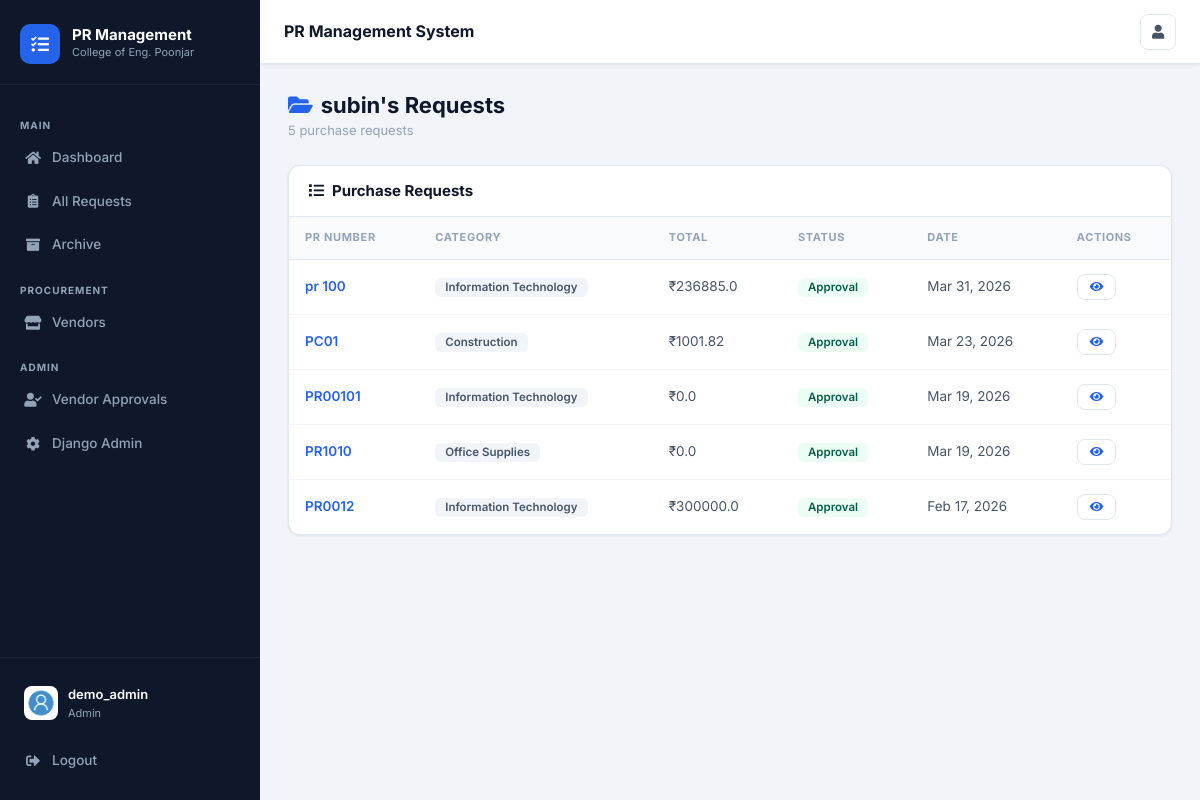
The page /user/subin (signed in) on the database its author committed.
### users/models.py (models this page shows, shortened)
class Profile(models.Model):
    user = models.OneToOneField(User, on_delete=models.CASCADE)
    image = models.ImageField(default='default.jpg', upload_to='profile_pics')
    role = models.CharField(max_length=20, choices=ROLE_CHOICES, default='requester')
    def is_admin(self):
        return self.role == 'admin'
    def is_buyer(self):
        return self.role == 'buyer'
    def is_requester(self):
        return self.role == 'requester'

### prs/models.py (models this page shows, shortened)
class PR(models.Model):
    pr_number = models.CharField(max_length=100, unique=True)
    item_type = models.CharField(max_length=200, blank=True, help_text="Type of item/service needed")
    items_description = models.TextField(blank=True, help_text="Detailed description of items needed")
    quantity = models.CharField(max_length=100, blank=True, help_text="Quantity needed (e.g., 10 units, 5 boxes)")
    specifications = models.TextField(blank=True, help_text="Technical specifications or requirements")
    estimated_price = models.FloatField(null=True, blank=True, help_text="Vendor's estimated price")
    quotation_notes = models.TextField(blank=True, help_text="Vendor's quotation notes and breakdown")
    quotation_date = models.DateTimeField(null=True, blank=True)
    quotation_submitted_by = models.ForeignKey(User, on_delete=models.SET_NULL, null=True, blank=True, related_name='quotations_submitted')
    total = models.FloatField(max_length=100, default=0.00, help_text="Final approved price")
    price_approved = models.BooleanField(default=False)
    price_approved_by = models.ForeignKey(User, on_delete=models.SET_NULL, null=True, blank=True, related_name='prices_approved')
    price_approved_date = models.DateTimeField(null=True, blank=True)
    status = models.CharField(max_length=100, choices=status_choice, default='Open')
    category = models.CharField(max_length=100, choices=category_choice, default='Choose Category')
    description = models.TextField(blank=True, default='', help_text="Additional notes and comments")
    date_posted = models.DateTimeField(default=timezone.now)
    author = models.ForeignKey(User, on_delete=models.CASCADE) # one user can have many prs
    vendor = models.ForeignKey(Vendor, on_delete=models.SET_NULL, null=True, blank=True, related_name='pr_set')
    vendor_name = models.CharField(max_length=200, blank=True, default='')
    vendor_contact = models.CharField(max_length=100, blank=True, default='')
    payment_status = models.CharField(max_length=50, choices=payment_status_choice, default='Pending')
    payment_date = models.DateField(null=True, blank=True)
    payment_notes = models.TextField(blank=True, default='')
    delivery_status = models.CharField(max_length=50, choices=delivery_status_choice, default='Not Shipped')
    delivery_address = models.TextField(blank=True, default='', help_text="Delivery address provided by requester")
    requester_approved_quotation = models.BooleanField(default=False, help_text="Requester approved the quotation and paid")
    payment_transaction_id = models.CharField(max_length=200, blank=True, default='', help_text="Online payment transaction ID")
    payment_method_used = models.CharField(max_length=100, blank=True, default='', help_text="Payment method used by requester")

### prs/views.py (the view)
# urls.py: path('user/<str:username>', UserPRListView.as_view(), name='user-prs'),
class UserPRListView(ListView):
    model = PR
    template_name = 'prs/user_prs.html'
    context_object_name = 'prs'
    ordering = ['-date_posted']
    paginate_by = 5
    def get_queryset(self):
        user = get_object_or_404(User, username=self.kwargs.get('username'))
        return PR.objects.filter(author=user).order_by('-date_posted')

### prs/templates/prs/user_prs.html (shortened to what this page needs)
{% extends "prs/layout.html" %}
{% block content %}
<div class="page-header">
  <div class="page-header-left">
    <h1><i class="fas fa-folder-open mr-2" style="color:var(--primary)"></i>{{ view.kwargs.username }}'s Requests</h1>
    <p>{{ page_obj.paginator.count }} purchase request{{ page_obj.paginator.count|pluralize }}</p>
  </div>
</div>
<div class="card">
  <div class="card-header">
    <h5><i class="fas fa-list mr-2"></i>Purchase Requests</h5>
  </div>
  {% if prs %}
  <table class="data-table">
    <thead>
      <tr>
        <th>PR Number</th>
        <th>Category</th>
        <th>Total</th>
        <th>Status</th>
        <th>Date</th>
        <th>Actions</th>
      </tr>
    </thead>
    <tbody>
      {% for pr in prs %}
      <tr>
        <td><a href="{% url 'pr-detail' pr.id %}">{{ pr.pr_number }}</a></td>
        <td><span class="badge badge-gray">{{ pr.category }}</span></td>
        <td>₹{{ pr.total }}</td>
        <td>
          {% if pr.status == 'Open' %}<span class="badge badge-blue">{{ pr.status }}</span>
          {% elif pr.status == 'Pending' %}<span class="badge badge-orange">{{ pr.status }}</span>
          {% elif pr.status == 'Approval' %}<span class="badge badge-green">{{ pr.status }}</span>
          {% elif pr.status == 'Closed' %}<span class="badge badge-gray">{{ pr.status }}</span>
          {% else %}<span class="badge badge-purple">{{ pr.status }}</span>{% endif %}
        </td>
        <td>{{ pr.date_posted|date:"M d, Y" }}</td>
        <td>
          <a href="{% url 'pr-detail' pr.id %}" class="btn btn-outline btn-sm"><i class="fas fa-eye"></i></a>
        </td>
      </tr>
      {% endfor %}
    </tbody>
  </table>
  {% endif %}
</div>
{% endblock %}

### prs/templates/prs/layout.html (shortened to what this page needs)
{% load static %}
<!DOCTYPE html>
<html lang="en">
<head>
  <link rel="stylesheet" href="https://maxcdn.bootstrapcdn.com/bootstrap/4.0.0/css/bootstrap.min.css">
  <link rel="stylesheet" href="https://cdnjs.cloudflare.com/ajax/libs/font-awesome/5.15.4/css/all.min.css">
  <link rel="stylesheet" href="{% static 'prs/new-design.css' %}">
</head>
<body>
{% if user.is_authenticated %}
<aside class="app-sidebar" id="appSidebar">
  <div class="sidebar-logo">
    <div class="sidebar-logo-icon"><i class="fas fa-tasks"></i></div>
    <div>
      <div class="sidebar-logo-text">PR Management</div>
      <div class="sidebar-logo-sub">College of Eng. Poonjar</div>
    </div>
  </div>
  <nav class="sidebar-nav">
    <div class="sidebar-section-label">Main</div>
    <a href="{% url 'dashboard' %}" class="sidebar-link {% if request.resolver_match.url_name == 'dashboard' %}active{% endif %}">
      <i class="fas fa-home"></i> Dashboard
    </a>
    <a href="{% url 'prs-home' %}" class="sidebar-link {% if request.resolver_match.url_name == 'prs-home' %}active{% endif %}">
      <i class="fas fa-clipboard-list"></i> All Requests
    </a>
    <a href="{% url 'pr-archive' %}" class="sidebar-link {% if request.resolver_match.url_name == 'pr-archive' %}active{% endif %}">
      <i class="fas fa-archive"></i> Archive
    </a>
    {% if user.profile.is_buyer or user.profile.is_admin %}
    <div class="sidebar-section-label">Procurement</div>
    <a href="{% url 'vendor-list' %}" class="sidebar-link {% if request.resolver_match.url_name == 'vendor-list' %}active{% endif %}">
      <i class="fas fa-store"></i> Vendors
    </a>
    {% endif %}
    {% if user.profile.is_admin %}
    <div class="sidebar-section-label">Admin</div>
    <a href="{% url 'vendor-approval-list' %}" class="sidebar-link {% if request.resolver_match.url_name == 'vendor-approval-list' %}active{% endif %}">
      <i class="fas fa-user-check"></i> Vendor Approvals
    </a>
    <a href="{% url 'admin:index' %}" class="sidebar-link">
      <i class="fas fa-cog"></i> Django Admin
    </a>
    {% endif %}
  </nav>
  <div class="sidebar-footer">
    <a href="{% url 'profile' %}" class="sidebar-user" style="text-decoration:none;">
      <img src="{{ user.profile.image.url }}" alt="{{ user.username }}">
      <div>
        <div class="sidebar-user-name">{{ user.username }}</div>
        <div class="sidebar-user-role">
          {% if user.profile.is_admin %}Admin
          {% elif user.profile.is_buyer %}Buyer
          {% elif user.profile.is_vendor %}Vendor
          {% else %}Requester{% endif %}
        </div>
      </div>
    </a>
    <form method="POST" action="{% url 'logout' %}" style="margin-top:8px;">
      <button type="submit" class="sidebar-link w-100" style="background:none;border:none;cursor:pointer;text-align:left;">
        <i class="fas fa-sign-out-alt"></i> Logout
      </button>
    </form>
  </div>
</aside>
<div class="app-main">
  <header class="app-topbar">
    <div class="topbar-title">PR Management System</div>
    <div class="topbar-actions">
      <a href="{% url 'profile' %}" class="topbar-btn" title="Profile">
        <i class="fas fa-user"></i>
      </a>
    </div>
  </header>
  <div class="app-content">
{% endif %}
{% block content %}{% endblock %}
{% if user.is_authenticated %}
  </div>
</div>
{% endif %}
</body>
</html>

### rows shown on the page
PR: pr_number "pr 100", category "Information Technology", total "236885.0", status "Approval", date_posted "Mar 31, 2026"
PR: pr_number "PC01", category "Construction", total "1001.82", status "Approval", date_posted "Mar 23, 2026"
PR: pr_number "PR00101", category "Information Technology", total "0.0", status "Approval", date_posted "Mar 19, 2026"
PR: pr_number "PR1010", category "Office Supplies", total "0.0", status "Approval", date_posted "Mar 19, 2026"
PR: pr_number "PR0012", category "Information Technology", total "300000.0", status "Approval", date_posted "Feb 17, 2026"

### other values the page prints
{{ user.username }} "demo_admin"
{{ view.kwargs.username }} "subin"
{{ page_obj.paginator.count }} "5"
